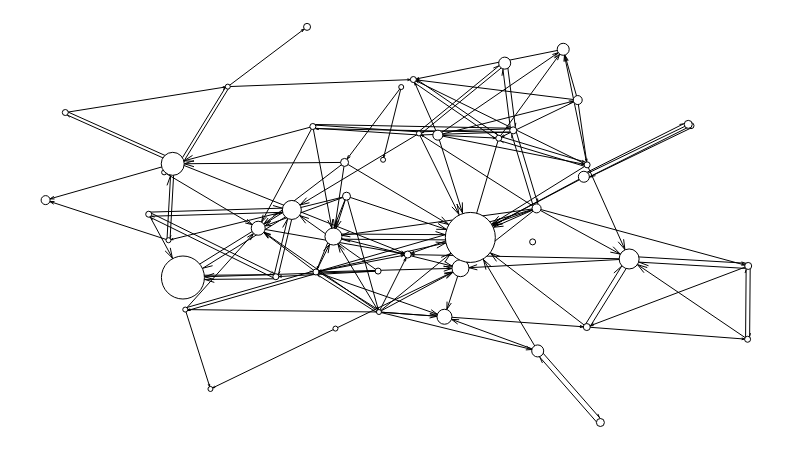

Write notebook code for a chart like this one.
### Code cell
time11 = '2019-11-11 19:30:00'
time12 = '2019-11-11 19:40:00'

g6,sizes6 = make_time_graph(connection,time11,time12,game)
g6.scale_nodes_size(sizes6)
g6.move('kamada_kawai')
g6.label_nodes()
g6.set_all_nodes('labpos', 'hover')
g6.draw()

### Figure 1 — Plotly figure (JSON) as saved in the notebook; plotly's stock layout.template omitted (floating-point values rounded to 4 significant figures; data arrays with more than 128 entries replaced by an {"elided": "..."} marker saying what was removed)
{"data": [{"hoverinfo": "none", "line": {"color": "rgb(127, 127, 127)", "dash": "solid", "width": 0}, "mode": "lines", "type": "scatter", "uid": "0ca24983-0533-4ea2-ad14-d2a26fc8e28a", "x": [0.5095, 0.5095, null, 0, 1, null], "y": [0, 1, null, 0.5465, 0.5465, null]}, {"hoverinfo": "none", "line": {"color": "rgb(0, 0, 0)", "dash": "solid", "width": 1}, "mode": "lines", "type": "scatter", "uid": "1f162153-c650-4027-bf9b-54e97f976462", "x": {"elided": "1074 float values"}, "y": {"elided": "1074 float values"}}, {"hoverinfo": "text", "marker": {"color": "rgb(255, 255, 255)", "line": {"color": "rgb(0, 0, 0)", "width": 1}, "size": 5, "symbol": "circle"}, "mode": "markers", "text": ["PG_Esports", "Flashynthen1ght", "Terenas", "Bizzleberry", "Shenpai", "Solaaaa", "TurntheSlayer", "Katth", "SaltyTeemo", "PinkWardlol", "Anklespankin"], "textfont": {"color": "rgb(0, 0, 0)"}, "textposition": "middle center", "type": "scatter", "uid": "86b23953-e1e9-4627-9ef4-f9633828d2b5", "x": [0.2593, 0.5062, 0.1918, 0.1687, 0.4125, 0.1749, 0.4803, 0.5314, 0.2346, 0.4745, 0.1987], "y": [0.8489, 0.8479, 0.6534, 0.6323, 0.2374, 0.4607, 0.6641, 0.7306, 0.08475, 0.2792, 0.2855]}, {"hoverinfo": "text", "marker": {"color": "rgb(255, 255, 255)", "line": {"color": "rgb(0, 0, 0)", "width": 1}, "size": 12, "symbol": "circle"}, "mode": "markers", "text": ["Corobizar", "Werlyb", "Locodoco"], "textfont": {"color": "rgb(0, 0, 0)"}, "textposition": "middle center", "type": "scatter", "uid": "d3b26da1-40b7-4430-914a-03f06c74af35", "x": [0.7367, 0.6534, 0.7004], "y": [0.9433, 0.9084, 0.1809]}, {"hoverinfo": "text", "marker": {"color": "rgb(255, 255, 255)", "line": {"color": "rgb(0, 0, 0)", "width": 1}, "size": 6, "symbol": "circle"}, "mode": "markers", "text": ["IFresh_HD", "OgamingLoL", "Nono_LoL", "Kyrenis", "Zeling", "Herdyn", "인간젤리", "피닉스박1", "박옥자누나", "rangerlol1", "foggedftw2", "たぬき忍者"], "textfont": {"color": "rgb(0, 0, 0)"}, "textposition": "middle center", "type": "scatter", "uid": "15e91e14-68c1-4ca2-84fc-700347ae836a", "x": [0.7707, 0.5234, 0.6449, 0.02801, 0.3803, 0.9186, 0.1467, 0.4732, 0.3276, 0.9991, 0.3847, 0.6932], "y": [0.6512, 0.8669, 0.7186, 0.7836, 0.7482, 0.7502, 0.5264, 0.3828, 0.3685, 0.2104, 0.3804, 0.4565]}, {"hoverinfo": "text", "marker": {"color": "rgb(255, 255, 255)", "line": {"color": "rgb(0, 0, 0)", "width": 1}, "size": 8, "symbol": "circle"}, "mode": "markers", "text": ["Opat04", "FabulousN", "RezoneGAMES", "Kandyland", "AdamKissAK"], "textfont": {"color": "rgb(0, 0, 0)"}, "textposition": "middle center", "type": "scatter", "uid": "9bb343a8-67bb-4232-9371-9f07fe33b6a3", "x": [0.7671, 0.9147, 0.4283, 0.7896, 0.4255], "y": [0.6203, 0.7536, 0.5721, 0, 0.6574]}, {"hoverinfo": "text", "marker": {"color": "rgb(255, 255, 255)", "line": {"color": "rgb(0, 0, 0)", "width": 1}, "size": 11, "symbol": "circle"}, "mode": "markers", "text": ["ThaldrinLol"], "textfont": {"color": "rgb(0, 0, 0)"}, "textposition": "middle center", "type": "scatter", "uid": "a6faa379-3b62-4b0c-9c3d-18a2a0029bee", "x": [0.7661], "y": [0.6212]}, {"hoverinfo": "text", "marker": {"color": "rgb(255, 255, 255)", "line": {"color": "rgb(0, 0, 0)", "width": 1}, "size": 7, "symbol": "circle"}, "mode": "markers", "text": ["ESL_it", "ElOjoNinja", "Flanalistaa", "TobiasFate", "pimpimenta"], "textfont": {"color": "rgb(0, 0, 0)"}, "textposition": "middle center", "type": "scatter", "uid": "0f231b41-0263-4e90-aa40-626a3505d907", "x": [0.3721, 0.6655, 1, 0.5154, 0.7703], "y": [1, 0.7384, 0.3957, 0.4245, 0.2413]}, {"hoverinfo": "text", "marker": {"color": "rgb(255, 255, 255)", "line": {"color": "rgb(0, 0, 0)", "width": 1}, "size": 9, "symbol": "circle"}, "mode": "markers", "text": ["esl_summonersinn", "Skyyart", "grafo"], "textfont": {"color": "rgb(0, 0, 0)"}, "textposition": "middle center", "type": "scatter", "uid": "263a7a25-2e2d-44d1-aab3-fbdce95b5624", "x": [0, 0.7574, 0.6988], "y": [0.5621, 0.815, 0.5413]}, {"hoverinfo": "text", "marker": {"color": "rgb(255, 255, 255)", "line": {"color": "rgb(0, 0, 0)", "width": 1}, "size": 10, "symbol": "circle"}, "mode": "markers", "text": ["Crocodyle_lol"], "textfont": {"color": "rgb(0, 0, 0)"}, "textposition": "middle center", "type": "scatter", "uid": "82401c79-542c-4c17-b413-cd86a3267816", "x": [0.5582], "y": [0.7263]}, {"hoverinfo": "text", "marker": {"color": "rgb(255, 255, 255)", "line": {"color": "rgb(0, 0, 0)", "width": 1}, "size": 23, "symbol": "circle"}, "mode": "markers", "text": ["NoWay4u_Sir"], "textfont": {"color": "rgb(0, 0, 0)"}, "textposition": "middle center", "type": "scatter", "uid": "15aa4406-60e8-4969-8393-3f1c49d242f7", "x": [0.1809], "y": [0.6538]}, {"hoverinfo": "text", "marker": {"color": "rgb(255, 255, 255)", "line": {"color": "rgb(0, 0, 0)", "width": 1}, "size": 43, "symbol": "circle"}, "mode": "markers", "text": ["한동숙"], "textfont": {"color": "rgb(0, 0, 0)"}, "textposition": "middle center", "type": "scatter", "uid": "5120aa73-0db5-44cf-a829-99601a22a5ff", "x": [0.1954], "y": [0.3665]}, {"hoverinfo": "text", "marker": {"color": "rgb(255, 255, 255)", "line": {"color": "rgb(0, 0, 0)", "width": 1}, "size": 19, "symbol": "circle"}, "mode": "markers", "text": ["서새봄냥"], "textfont": {"color": "rgb(0, 0, 0)"}, "textposition": "middle center", "type": "scatter", "uid": "a48cc88f-d3f0-4d09-8490-8eb814691bc3", "x": [0.3505], "y": [0.5373]}, {"hoverinfo": "text", "marker": {"color": "rgb(255, 255, 255)", "line": {"color": "rgb(0, 0, 0)", "width": 1}, "size": 15, "symbol": "circle"}, "mode": "markers", "text": ["Metaphor"], "textfont": {"color": "rgb(0, 0, 0)"}, "textposition": "middle center", "type": "scatter", "uid": "a8e01aee-b75d-4709-ba35-be23c5d7d8bb", "x": [0.5677], "y": [0.2673]}, {"hoverinfo": "text", "marker": {"color": "rgb(255, 255, 255)", "line": {"color": "rgb(0, 0, 0)", "width": 1}, "size": 20, "symbol": "circle"}, "mode": "markers", "text": ["jovirone"], "textfont": {"color": "rgb(0, 0, 0)"}, "textposition": "middle center", "type": "scatter", "uid": "394eae59-4f19-4f5e-8d64-98b9e6af34b2", "x": [0.8305], "y": [0.4134]}, {"hoverinfo": "text", "marker": {"color": "rgb(255, 255, 255)", "line": {"color": "rgb(0, 0, 0)", "width": 1}, "size": 17, "symbol": "circle"}, "mode": "markers", "text": ["Shiphtur", "imaqtpie"], "textfont": {"color": "rgb(0, 0, 0)"}, "textposition": "middle center", "type": "scatter", "uid": "121c58f6-eca3-4499-a1d6-daf50921ad8e", "x": [0.4097, 0.5905], "y": [0.47, 0.3901]}, {"hoverinfo": "text", "marker": {"color": "rgb(255, 255, 255)", "line": {"color": "rgb(0, 0, 0)", "width": 1}, "size": 14, "symbol": "circle"}, "mode": "markers", "text": ["hashinshin"], "textfont": {"color": "rgb(0, 0, 0)"}, "textposition": "middle center", "type": "scatter", "uid": "1fbae1c2-8619-497d-910b-7f69c5930eeb", "x": [0.3026], "y": [0.4911]}, {"hoverinfo": "text", "marker": {"color": "rgb(255, 255, 255)", "line": {"color": "rgb(0, 0, 0)", "width": 1}, "size": 50, "symbol": "circle"}, "mode": "markers", "text": ["Yassuo"], "textfont": {"color": "rgb(0, 0, 0)"}, "textposition": "middle center", "type": "scatter", "uid": "b34435c8-7ca4-4576-8e50-129a191834ff", "x": [0.6045], "y": [0.4678]}, {"hoverinfo": "none", "mode": "text", "text": [], "textfont": {"color": "rgb(255, 255, 255)"}, "textposition": "middle center", "type": "scatter", "uid": "bdae19be-4b43-4af1-8edf-daf10e439c26", "x": [], "y": []}, {"hoverinfo": "none", "mode": "text", "text": [null, null, null, null, null, null, null, null, null, null, null, null, null, null, null, null, null, null, null, null, null, null, null, null, null, null, null, null, null, null, null, null, null, null, null, null, null, null, null, null, null, null, null, null, null, null, null, null, null, null], "textfont": {"color": "rgb(0, 0, 0)"}, "textposition": "middle center", "type": "scatter", "uid": "c5397b4a-b972-4d6b-bdae-10b380e0310d", "x": [0.2593, 0.7367, 0.7707, 0.5234, 0.7671, 0.9147, 0.6534, 0.5062, 0.1918, 0.4283, 0.7896, 0.7661, 0.4255, 0.6449, 0.1687, 0.3721, 0, 0.5582, 0.4125, 0.7574, 0.02801, 0.6655, 0.3803, 0.9186, 0.1809, 0.1749, 0.4803, 0.5314, 0.2346, 0.1467, 0.4745, 0.1954, 0.4732, 0.3505, 0.3276, 0.5677, 0.6988, 0.8305, 0.4097, 0.1987, 1, 0.9991, 0.3847, 0.5905, 0.3026, 0.7004, 0.6932, 0.6045, 0.5154, 0.7703], "y": [0.8489, 0.9433, 0.6512, 0.8669, 0.6203, 0.7536, 0.9084, 0.8479, 0.6534, 0.5721, 0, 0.6212, 0.6574, 0.7186, 0.6323, 1, 0.5621, 0.7263, 0.2374, 0.815, 0.7836, 0.7384, 0.7482, 0.7502, 0.6538, 0.4607, 0.6641, 0.7306, 0.08475, 0.5264, 0.2792, 0.3665, 0.3828, 0.5373, 0.3685, 0.2673, 0.5413, 0.4134, 0.47, 0.2855, 0.3957, 0.2104, 0.3804, 0.3901, 0.4911, 0.1809, 0.4565, 0.4678, 0.4245, 0.2413]}, {"hoverinfo": "none", "mode": "text", "text": {"elided": "136 null values"}, "textfont": {"color": "rgb(0, 0, 0)"}, "textposition": "middle center", "type": "scatter", "uid": "8d9bc7ec-e0c3-4417-a5cf-2dbabcf96db0", "x": {"elided": "136 float values"}, "y": {"elided": "136 float values"}}, {"hoverinfo": "none", "marker": {"color": "rgba(255, 255, 255, 0)", "line": {"color": "rgba(255, 255, 255, 0)", "width": 0}, "size": 0, "symbol": "circle"}, "mode": "markers", "type": "scatter", "uid": "fa1181ad-ebdb-4e92-b44b-87585d2dd9eb", "x": [0.5, 0, 1, 0.5], "y": [0, 0.5, 0.5, 1]}], "layout": {"height": 450, "margin": {"b": 0, "l": 0, "r": 0, "t": 0}, "plot_bgcolor": "rgb(255, 255, 255)", "showlegend": false, "width": 800, "xaxis": {"fixedrange": true, "showgrid": false, "showticklabels": false, "zeroline": false}, "yaxis": {"fixedrange": true, "showgrid": false, "showticklabels": false, "zeroline": false}}}
